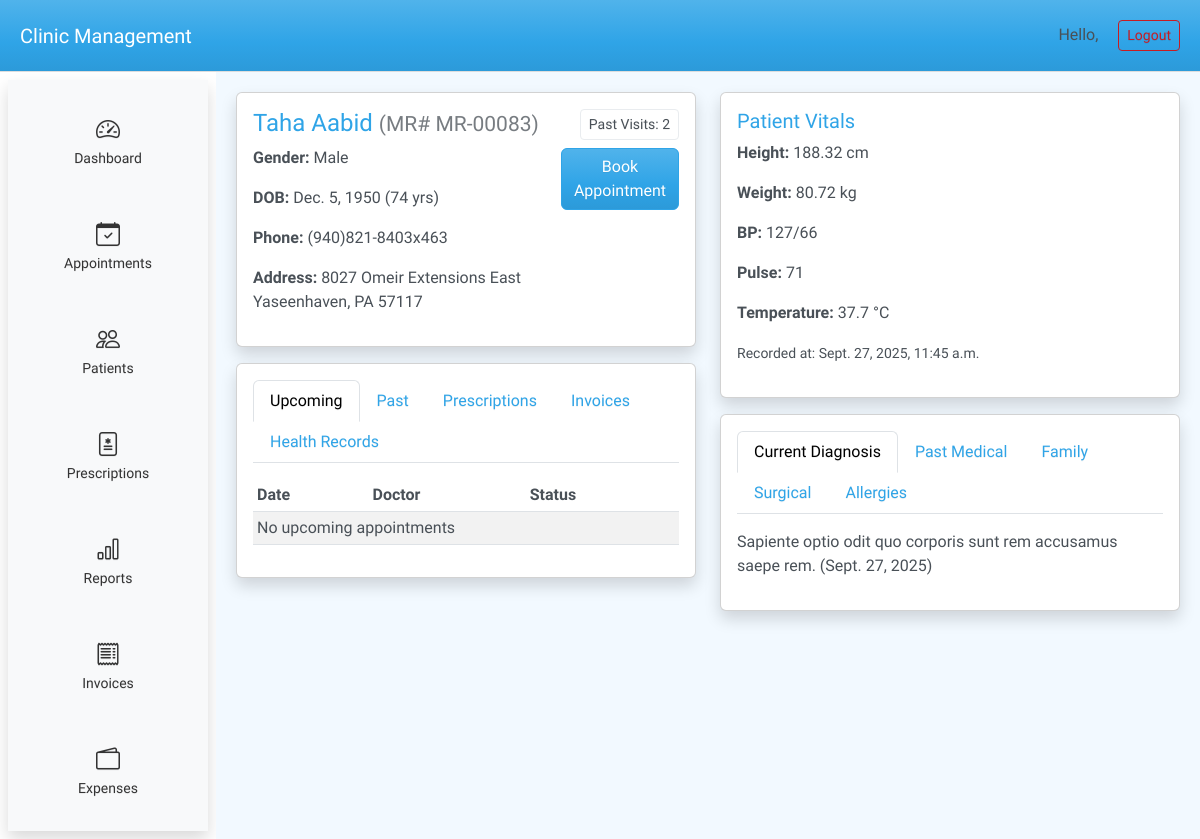
Screenshot of /patients/83/ with the database file from the repository.
### patients/models.py (models this page shows, shortened)
class Patient(models.Model):
    mr_number = models.CharField(max_length=20, unique=True, editable=False, null=True, blank=True)
    first_name = models.CharField(max_length=100)
    last_name = models.CharField(max_length=100)
    dob = models.DateField(verbose_name="Date of Birth")
    gender = models.CharField(max_length=1, choices=GENDER_CHOICES)
    phone = models.CharField(max_length=20, blank=True, null=True)
    email = models.EmailField(blank=True, null=True)
    address = models.TextField(blank=True, null=True)
    created_at = models.DateTimeField(auto_now_add=True)
    updated_at = models.DateTimeField(auto_now=True)
    class Meta:
        ordering = ["last_name", "first_name"]
    @property
    def age(self):
        if not self.dob:
            return None
        today = date.today()
        return today.year - self.dob.year - ((today.month, today.day) < (self.dob.month, self.dob.day))

class PatientVital(models.Model):
    patient = models.ForeignKey(Patient, on_delete=models.CASCADE, related_name="vitals")
    recorded_at = models.DateTimeField(auto_now_add=True)
    height_cm = models.DecimalField(max_digits=6, decimal_places=2, null=True, blank=True)
    weight_kg = models.DecimalField(max_digits=6, decimal_places=2, null=True, blank=True)
    bp = models.CharField(max_length=20, null=True, blank=True)  # "120/80"
    pulse = models.PositiveIntegerField(null=True, blank=True)
    temperature_c = models.DecimalField(max_digits=4, decimal_places=1, null=True, blank=True)
    notes = models.TextField(blank=True, null=True)
    class Meta:
        ordering = ["-recorded_at"]

class HistoryItem(models.Model):
    HISTORY_CHOICES = [
        ("CURRENT_DIAGNOSIS", "Current Diagnosis"),
        ("PAST_MEDICAL", "Past Medical History"),
        ("FAMILY", "Family History"),
        ("SURGICAL", "Surgical History"),
        ("ALLERGIES", "Allergies"),
    ]
    patient = models.ForeignKey(Patient, on_delete=models.CASCADE, related_name="history_items")
    category = models.CharField(max_length=30, choices=HISTORY_CHOICES)
    description = models.TextField()
    noted_at = models.DateField(auto_now_add=True)
    class Meta:
        ordering = ["-noted_at"]

### patients/views.py (the view)
# urls.py: path("<int:pk>/", views.patient_detail, name="patient_detail"),
def patient_detail(request, pk):
    patient = get_object_or_404(Patient, pk=pk)
    today = timezone.now().date()
    upcoming_appointments = (
        Appointment.objects.filter(patient=patient, date__gte=today)
        .order_by("date", "time")
    )
    past_appointments = (
        Appointment.objects.filter(patient=patient, date__lt=today)
        .order_by("-date", "-time")
    )
    prescriptions = Prescription.objects.filter(record__patient=patient)
    invoices = Bill.objects.filter(patient=patient)
    health_records = MedicalRecord.objects.filter(patient=patient).order_by("-visit_date")
    context = {
        "patients": Patient.objects.all(),
        "doctors": Doctor.objects.all(),
        "patient": patient,
        "upcoming_appointments": upcoming_appointments,
        "past_appointments": past_appointments,
        "prescriptions": prescriptions,
        "invoices": invoices,
        "health_records": health_records,
        "selected_patient": patient,   # 👈 preselect this one
        "diagnosis_history": patient.history_items.filter(category="CURRENT_DIAGNOSIS"),
        "past_medical_history": patient.history_items.filter(category="PAST_MEDICAL"),
        "family_history": patient.history_items.filter(category="FAMILY"),
        "surgical_history": patient.history_items.filter(category="SURGICAL"),
        "allergy_history": patient.history_items.filter(category="ALLERGIES"),
    }
    return render(request, "patients/patient_detail.html", context)

### doctors/models.py (called while the page is built)
    def __str__(self):
        return f"Dr. {self.first_name} {self.last_name} ({self.specialty})"

### templates/patients/patient_detail.html (shortened to what this page needs)
{% extends "base.html" %}
{% block content %}
<div class="row">
    <div class="col-md-6">
    <div class="card mb-3 shadow">
        <div class="card-body">
            <div class="d-flex justify-content-between align-items-start">
                <div>
                    <h4>
                        {{ patient.first_name }} {{ patient.last_name }}
                        <small class="text-muted">(MR# {{ patient.mr_number }})</small>
                    </h4>
                    <p><strong>Gender:</strong> {{ patient.get_gender_display }}</p>
                    <p><strong>DOB:</strong> {{ patient.dob }} ({{ patient.age }} yrs)</p>
                    <p><strong>Phone:</strong> {{ patient.phone }}</p>
                    <p><strong>Address:</strong> {{ patient.address }}</p>
                </div>
                <div class="text-end">
                    <a href="#" class="btn btn-outline-secondary btn-sm mb-2">
                        Past Visits: {{ past_appointments.count }}
                    </a><br>
                    <button class="btn btn-primary" data-bs-toggle="modal" data-bs-target="#newAppointmentModal" data-patient-id="{{ patient.id }}" >
                        Book Appointment
                    </button>
                </div>
            </div>
        </div>
    </div>
    <div class="card shadow">
        <div class="card-body">
            <ul class="nav nav-tabs" id="patientTabs" role="tablist">
                <li class="nav-item"><a class="nav-link active" data-bs-toggle="tab" href="#upcoming">Upcoming</a></li>
                <li class="nav-item"><a class="nav-link" data-bs-toggle="tab" href="#past">Past</a></li>
                <li class="nav-item"><a class="nav-link" data-bs-toggle="tab" href="#prescriptions">Prescriptions</a></li>
                <li class="nav-item"><a class="nav-link" data-bs-toggle="tab" href="#invoices">Invoices</a></li>
                <li class="nav-item"><a class="nav-link" data-bs-toggle="tab" href="#health">Health Records</a></li>
            </ul>
            <div class="tab-content mt-3">
                <div class="tab-pane fade show active" id="upcoming">
                    <table class="table table-sm table-striped">
                        <thead><tr><th>Date</th><th>Doctor</th><th>Status</th></tr></thead>
                        <tbody>
                            {% for appt in upcoming_appointments %}
                                <tr>
                                    <td>{{ appt.date }} {{ appt.time }}</td>
                                    <td>{{ appt.doctor }}</td>
                                    <td>{{ appt.get_status_display }}</td>
                                </tr>
                            {% empty %}
                                <tr><td colspan="3">No upcoming appointments</td></tr>
                            {% endfor %}
                        </tbody>
                    </table>
                </div>
            </div>
        </div>
    </div>
    </div>
    <div class="col-md-6">
        <div class="card mb-3 shadow">
            <div class="card-body">
                <h5>Patient Vitals</h5>
                {% if patient.vitals.all %}
                    {% with latest=patient.vitals.first %}
                        <p><strong>Height:</strong> {{ latest.height_cm }} cm</p>
                        <p><strong>Weight:</strong> {{ latest.weight_kg }} kg</p>
                        <p><strong>BP:</strong> {{ latest.bp }}</p>
                        <p><strong>Pulse:</strong> {{ latest.pulse }}</p>
                        <p><strong>Temperature:</strong> {{ latest.temperature_c }} °C</p>
                        <p><small>Recorded at: {{ latest.recorded_at }}</small></p>
                    {% endwith %}
                {% else %}
                    <p>No vitals recorded</p>
                {% endif %}
            </div>
        </div>
        <div class="card shadow">
            <div class="card-body">
                <ul class="nav nav-tabs" id="historyTabs" role="tablist">
                    <li class="nav-item"><a class="nav-link active" data-bs-toggle="tab" href="#diagnose">Current Diagnosis</a></li>
                    <li class="nav-item"><a class="nav-link" data-bs-toggle="tab" href="#pastHistory">Past Medical</a></li>
                    <li class="nav-item"><a class="nav-link" data-bs-toggle="tab" href="#family">Family</a></li>
                    <li class="nav-item"><a class="nav-link" data-bs-toggle="tab" href="#surgical">Surgical</a></li>
                    <li class="nav-item"><a class="nav-link" data-bs-toggle="tab" href="#allergies">Allergies</a></li>
                </ul>
                <div class="tab-content mt-3">
                    <div class="tab-pane fade show active" id="diagnose">
                        {% for item in patient.history_items.all %}
                            {% if item.category == "CURRENT_DIAGNOSIS" %}
                                <p>{{ item.description }} ({{ item.noted_at }})</p>
                            {% endif %}
                        {% empty %}<p>No data</p>{% endfor %}
                    </div>
                </div>
            </div>
        </div>
    </div>
</div>
{% endblock %}

### rows the page displays
Patient: first_name "Taha", last_name "Aabid", mr_number "MR-00083", gender "Male", dob "Dec. 5, 1950", age "74", phone "(940)821-8403x463", address "8027 Omeir Extensions East Yaseenhaven, PA 57117"
PatientVital: height_cm "188.32", weight_kg "80.72", bp "127/66", pulse "71", temperature_c "37.7", recorded_at "Sept. 27, 2025, 11:45 a.m."
HistoryItem: description "Sapiente optio odit quo corporis sunt rem accusamus saepe rem.", noted_at "Sept. 27, 2025"

### other values shown
{{ past_appointments.count }} "2"
